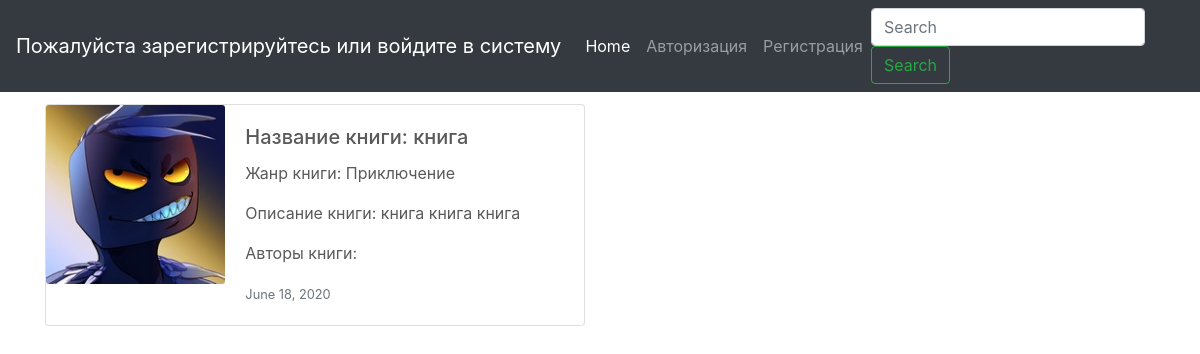
Before: /17/detailbook/ with the older database file.
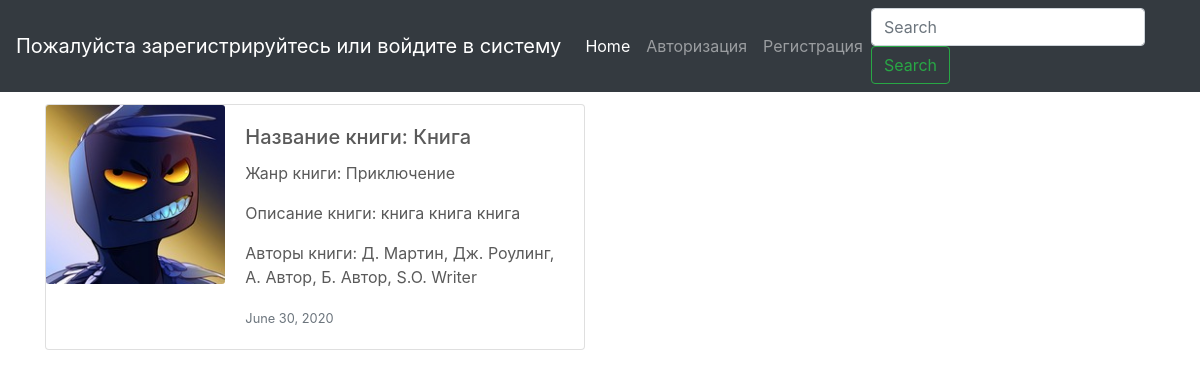
After: the same page with the newer database file.
### testapp/models.py (models this page shows, shortened)
class Book(models.Model):
    name = models.CharField(
        verbose_name='Название Книги', max_length=200
        )
    description = models.TextField(
        verbose_name='Описание Книги', null=True, blank=True
        )
    genre = models.ForeignKey(
        Genre, on_delete=models.PROTECT, verbose_name='Жанр Книги',
        )
    writer = models.ManyToManyField(
        Writer)
    created = models.DateField(
        verbose_name='Создано', auto_now=False, auto_now_add=True
        )
    updated = models.DateField(
        verbose_name='Изменено', auto_now=True, auto_now_add=False
        )
    book_image = models.ImageField(
        verbose_name='Изображение книги', upload_to='profile', null=True, blank=True
        )

class Genre(models.Model):
    name = models.CharField(verbose_name='Название жанра', max_length=100)
    description = models.TextField(verbose_name='Описание жанра', null=True, blank=True)
    def __str__(self):
        return self.name

class Writer(models.Model):
    name = models.CharField(verbose_name='ФИО Автора', max_length=100)
    def __str__(self):
        return self.name

### testapp/views.py (the view)
# urls.py: path('<int:pk>/detailbook/', DetailBook.as_view(), name='detailbook'),
class DetailBook(DetailView):
    model = Book
    template_name = 'testapp/detailbook.html'

### testapp/templates/testapp/detailbook.html (shortened to what this page needs)
{% extends 'base.html' %}
{% load static %}
{% block body %}
<div class="container">
<h1>Detail Book</h1>
</div>
<div class="container">
    <div class="card mb-3" style="max-width: 540px;">
        <div class="row no-gutters">
          <div class="col-md-4">
            <img src="{{ object.book_image.url }}" class="card-img" alt="...">
          </div>
          <div class="col-md-8">
            <div class="card-body">
              <h5 class="card-title"> Название книги: {{ object.name }}</h5>
              <p class="card-text"> Жанр книги: {{ object.genre }}</p>
              <p class="card-text"> Описание книги: {{ object.description }}</p>
              <p class="card-text"> Авторы книги: {{object.writer.all|join:', '}}</p>
              <p class="card-text"><small class="text-muted">{{ object.updated }}</small></p>
            </div>
          </div>
        </div>
      </div>
{% endblock body %}

Changed rows visible on the page:
changed Book "книга книга книга": name "книга" → "Книга"; writer.all (not shown) → "Д. Мартин, Дж. Роулинг, А. Автор, Б. Автор, S.O. Writer"; updated "June 18, 2020" → "June 30, 2020"
